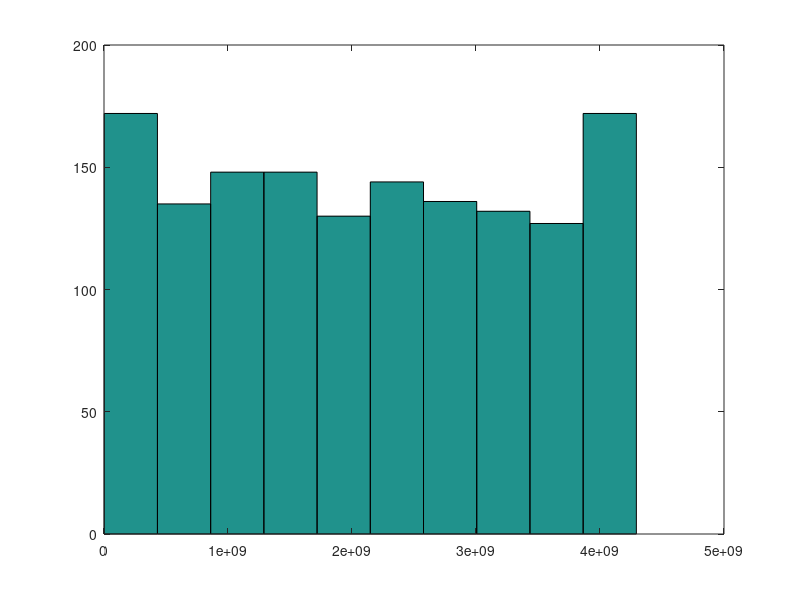
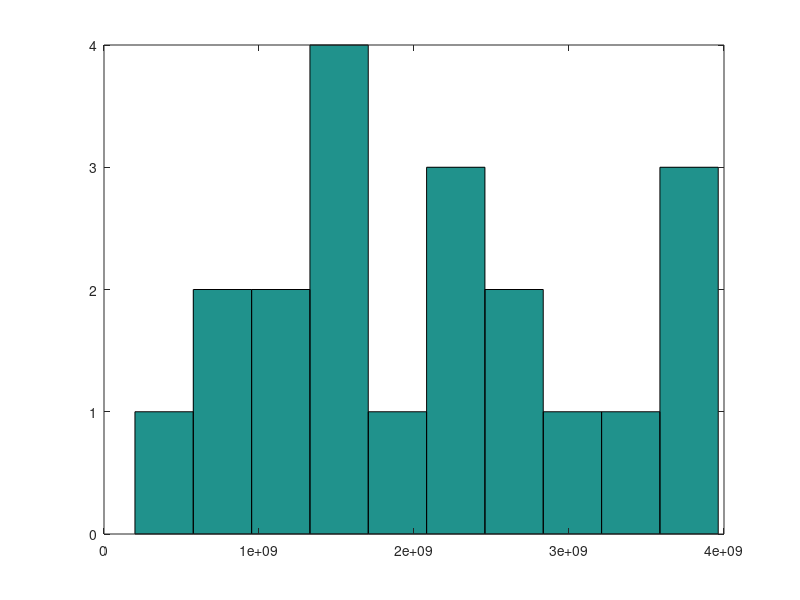

These charts were generated, in order, by the following MATLAB code:
clear;

boardSize = 19;
players = 4;
maxCaptures = 10;
boardHashVals = randi([-2^31, 2^31], boardSize*boardSize, players, 'int32');
captureHashVals = randi([-2^31, 2^31], maxCaptures/2, players, 'int32');

boardHashVals = int64(boardHashVals) + 2^31;
captureHashVals = int64(captureHashVals) + 2^31;

% Quick check
figure;
hist(double(reshape(boardHashVals, 1, boardSize^2*players)));
figure;
hist(double(reshape(captureHashVals, 1, players*maxCaptures/2)));

% Manually writing because dlmwrite doesnt like 64 bit ints.
f = fopen('BoardHashValues.csv', 'w');
for r = 1:length(boardHashVals(:,1))
    line = '';
    for c = 1:length(boardHashVals(1,:))
        line = [line, int2str(boardHashVals(r,c)), ','];
    end
    line = [line(1:end-1), '\n'];
    fprintf(f, line);
end
fclose(f);

f = fopen('CaptureHashValues.csv', 'w');
for r = 1:length(captureHashVals(:,1))
    line = '';
    for c = 1:length(captureHashVals(1,:))
        line = [line, int2str(captureHashVals(r,c)), ','];
    end
    line = [line(1:end-1), '\n'];
    fprintf(f, line);
end
fclose(f);